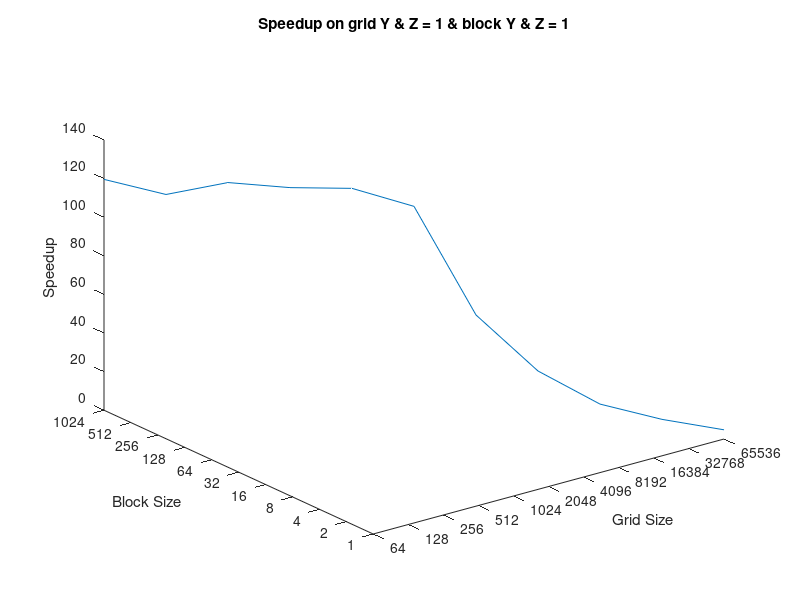

This figure's MATLAB source:
z=   [4.774130647
  8.692033294
  15.11217949
  30.76113275
  58.29698858
  113.0747701
  120.9063702
  119.7947841
  120.931226
  113.2554392
  119.5901639
];

x = [16 15 14 13 12 11 10 9 8 7 6];
y = [0 1 2 3 4 5 6 7 8 9 10];
#[X,Y]=meshgrid(x,y);
#surfc(X,Y,z);
plot3(x,y,z);

xlabel("Grid Size");
ylabel("Block Size");
zlabel("Speedup");
set(gca,'XTick',x)
xticklabels({'65536','32768','16384','8192','4096','2048','1024','512','256','128','64'});
set(gca,'YTick',y)
yticklabels({'1','2','4','8','16','32','64','128','256','512','1024'});

title ("Speedup on grid Y & Z = 1 & block Y & Z = 1");
